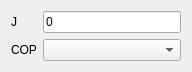
<?xml version="1.0" encoding="UTF-8"?>
<ui version="4.0">
 <class>FinForm</class>
 <widget class="QWidget" name="FinForm">
  <property name="geometry">
   <rect>
    <x>0</x>
    <y>0</y>
    <width>192</width>
    <height>64</height>
   </rect>
  </property>
  <property name="windowTitle">
   <string>Form</string>
  </property>
  <layout class="QFormLayout" name="formLayout">
   <item row="0" column="0">
    <widget class="QLabel" name="label">
     <property name="text">
      <string>J</string>
     </property>
    </widget>
   </item>
   <item row="1" column="0">
    <widget class="QLabel" name="label_2">
     <property name="text">
      <string>COP</string>
     </property>
    </widget>
   </item>
   <item row="1" column="1">
    <widget class="QComboBox" name="cbCop"/>
   </item>
   <item row="0" column="1">
    <widget class="QLineEdit" name="leJ">
     <property name="text">
      <string>0</string>
     </property>
    </widget>
   </item>
  </layout>
 </widget>
 <resources/>
 <connections/>
</ui>
